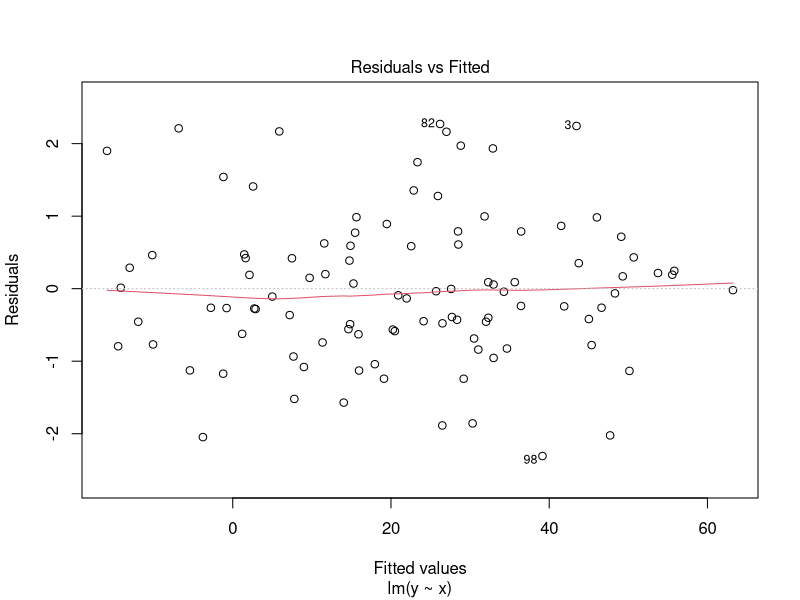
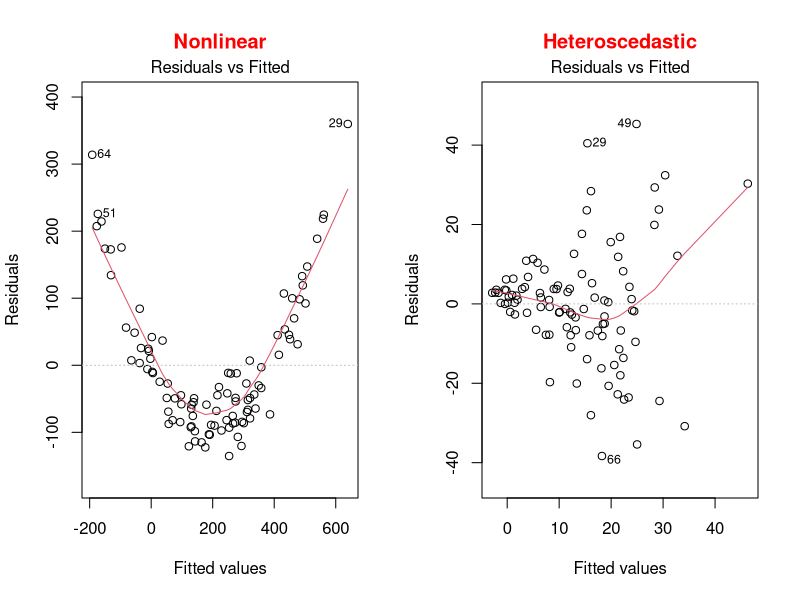
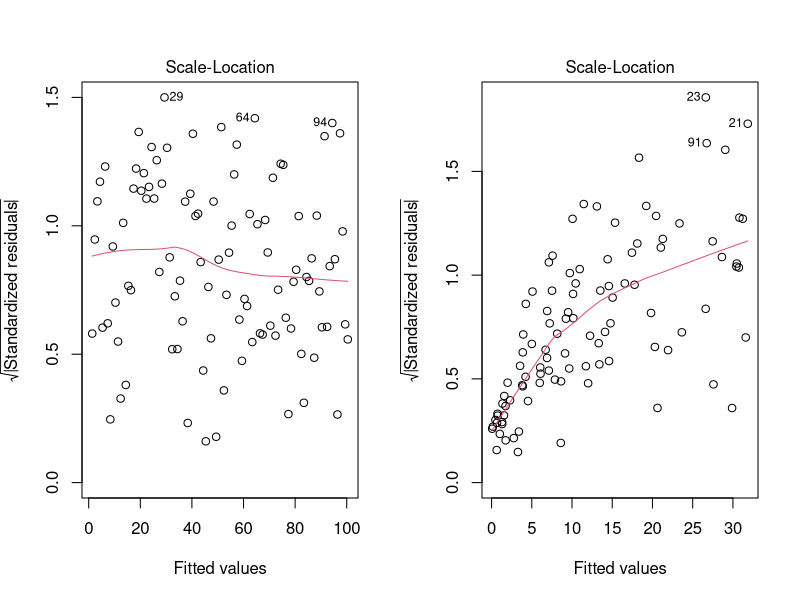
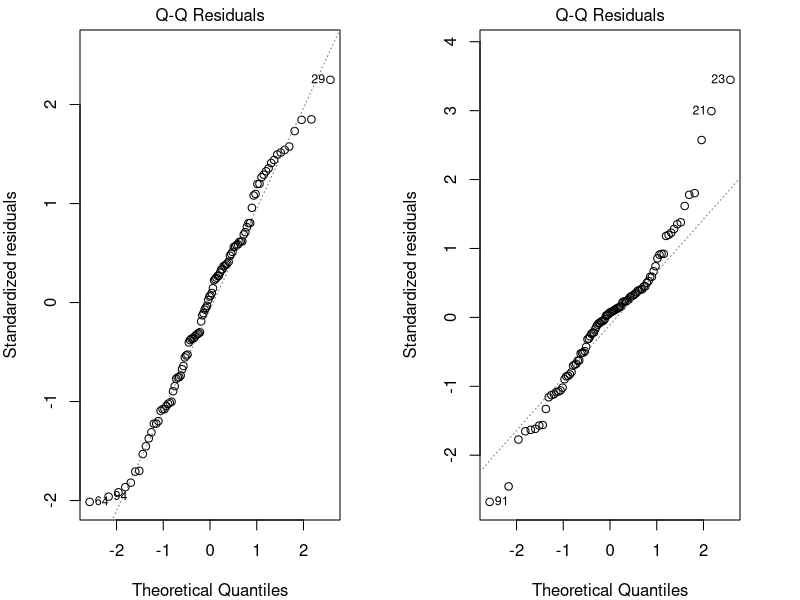
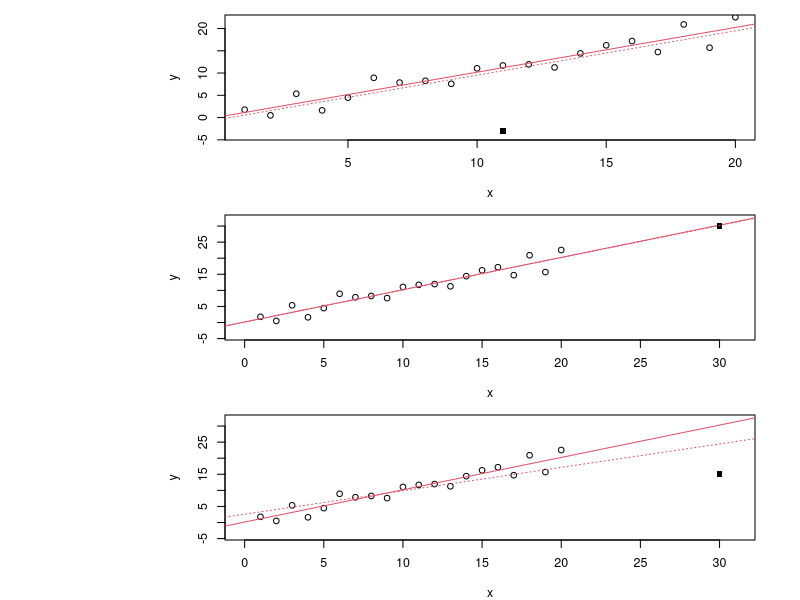
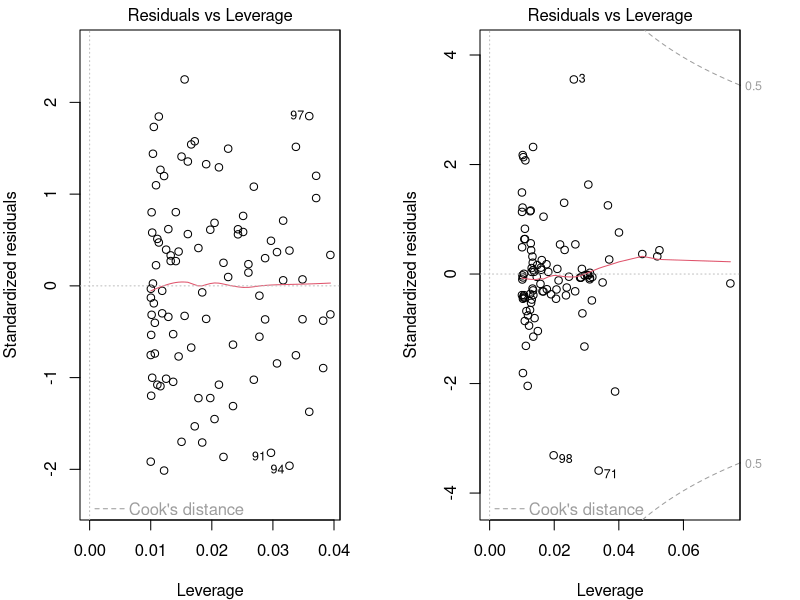
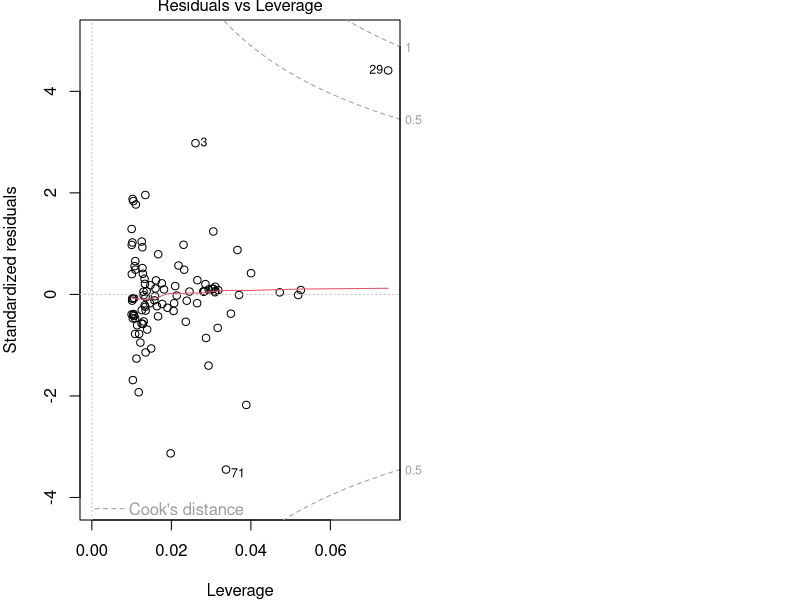
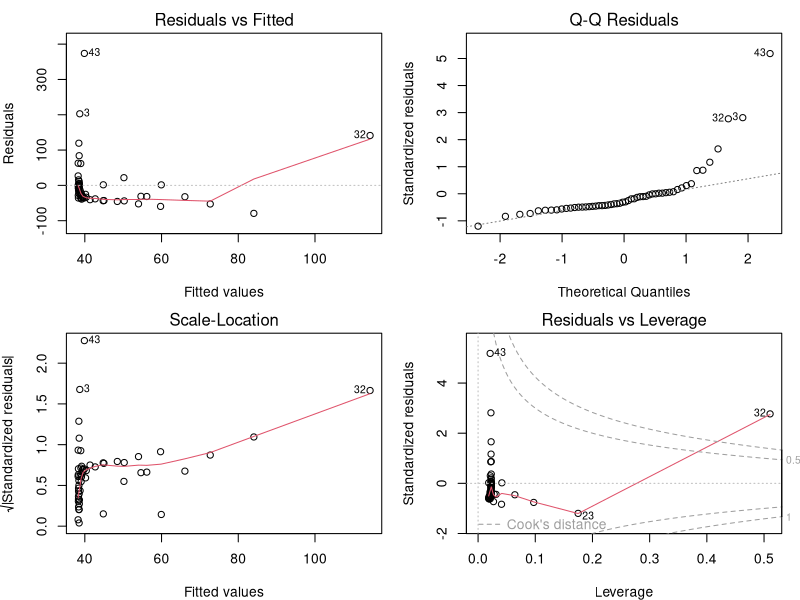

R code for these plots, in order: (Note: this script raises an error after producing the figures.)
## ---- chunk 1
knitr::opts_chunk$set(
  comment = "#",
  collapse = TRUE,
  #cache = TRUE,
  warning = FALSE,
  message = FALSE,
  fig.width=6, fig.height=6,
  fig.align = 'center'
)
## ---- chunk 2
options(repos=structure(c(CRAN="http://cran.r-project.org")))
## ---- chunk 3
if (!require(dplyr)) install.packages("dplyr")
library(dplyr)

if (!require(kableExtra)) install.packages("kableExtra")
library(kableExtra)

if (!require(vegan)) install.packages("vegan")
library(vegan)

if (!require(e1071)) install.packages("e1071")
library(e1071)

if (!require(MASS)) install.packages("MASS")
library(MASS)

if (!require(car)) install.packages("car")
library(car)
## ---- chunk 4
bird <- read.csv("data/birdsdiet.csv")
## ---- chunk 5
str(bird)
## ---- chunk 6
str(bird)
## ---- chunk 7
lm1 <- lm(MaxAbund ~ Mass, data = bird)
## ---- chunk 8
  set.seed(1234564)
  x <- rnorm(100,10,10)
  y <- 2*x+0 + rnorm(100)
  lm <- lm(y~x)
  plot(lm, which = 1)
## ---- chunk 9
par(mfrow=c(1,2))
set.seed(1234564)
x = rnorm(100,10,10)
y = (x)^2 + rnorm(length(x),0,30)
lm=lm(y~scale(x))
plot(lm,which = 1, main = "Nonlinear", col.main="red")

x = abs(rnorm(100,10,10))
y = (x) + rnorm(length(x), 0, x)
lm=lm(y~scale(x))
plot(lm,which = 1, main = "Heteroscedastic", col.main="red")
## ---- chunk 10
par(mfrow=c(1,2))
set.seed(1234564)
x <- 1:100
y <- x + rnorm(100,sd=5)
lm=lm(y~x)
plot(lm,which = 3)

set.seed(2)
x = abs(rnorm(100,10,10))
y = (x) + rnorm(length(x), 0, x)
lm=lm(y~scale(x))
plot(lm,which = 3)
## ---- chunk 11
par(mfrow=c(1,2), mar = c(4, 4, 1.5, 3))
set.seed(1234564)
x <- 1:100
y <- x + rnorm(100,sd=5)
lm=lm(y~x)
plot(lm, which = 2)

set.seed(2)
x = abs(rnorm(100,10,10))
y = (x) + rnorm(length(x), 0, x)
lm=lm(y~scale(x))
plot(lm, which = 2)
## ---- chunk 12
par(mfrow=c(3, 1), mar = c(4, 15, 1, 3), cex = 0.75)
set.seed(1234564)
x <- 1:20
y <- rnorm(x, x, 2)
lm0 <- lm(y ~ x)
# plot 1
plot(x, y, ylim = c(-4, 22)); abline(lm0, col = 2); points(11, -3, pch = 15)
# add 20, 10 point to the new lm
xx <- c(x, 11); yy <- c(y, -3)
abline(lm(yy ~ xx), col = 2, lty = 3)
text(-18, 10, srt=0, adj = 0, labels = '* No leverage \n* Low influence', xpd = TRUE, cex = 1.5)
# plot 2
plot(x, y, ylim = c(-4, 32), xlim = c(0, 31)); abline(lm0, col = 2); points(30, 30, pch = 15)
# add 20, 10 point to the new lm
xx <- c(x, 30); yy <- c(y, 30)
abline(lm(yy ~ xx), col = 2, lty = 3)
text(-31, 15, srt=0, adj = 0, labels = '* High leverage \n* No influence', xpd = TRUE, cex = 1.5)

# plot 3
plot(x, y, ylim = c(-4, 32), xlim = c(0, 31)); abline(lm0, col = 2); points(30, 15, pch = 15)
# add 20, 10 point to the new lm
xx <- c(x, 30); yy <- c(y, 15)
abline(lm(yy ~ xx), col = 2, lty = 3)
text(-31, 15, srt=0, adj = 0, labels = '* High leverage \n* High influence', xpd = TRUE, cex = 1.5)
## ---- chunk 13
par(mfrow=c(1,2), mar = c(4, 4, 1.5, 3))
set.seed(1234564)
x <- 1:100
y <- x + rnorm(100,sd=5)
lm=lm(y~x)
plot(lm, which = 5)

set.seed(1234564)
x = abs(rnorm(100,10,10))
y = (x) + rnorm(length(x), 0, x)
lm=lm(y~scale(x))
plot(lm, which = 5)
## ---- chunk 14
par(mar = c(4, 4, 1, 0))
set.seed(1234564)
x = abs(rnorm(100,10,10))
y = (x) + rnorm(length(x), 0, x)
y[29] <- 100
lm=lm(y~scale(x))
plot(lm, which = 5)
## ---- chunk 15
par(mfrow=c(2,2), mar = c(4,4,2,1.1), oma =c(0,0,0,0))
plot(lm1)
## ---- chunk 16
par(mfrow=c(1,3), mar = c(4,4,3,1), cex = 0.8)
plot(bird$MaxAbund ~ bird$Mass)
abline(lm1) # adds the best-fit line
hist(bird$MaxAbund) # hist() produces a histogram of the variable
hist(bird$Mass)
## ---- chunk 17
shapiro.test(bird$MaxAbund)
shapiro.test(bird$Mass)
## ---- chunk 18
skewness(bird$MaxAbund)
skewness(bird$Mass)
## ---- chunk 19
bird$logMaxAbund <- log10(bird$MaxAbund)
bird$logMass <- log10(bird$Mass)
## ---- chunk 20
lm2 <- lm(logMaxAbund ~ logMass, data = bird)
## ---- chunk 21
par(mfrow=c(2,2), mar=c(3,4,1.15,1.2))
plot(lm2)
## ---- chunk 22
par(mfrow=c(1,3), mar=c(4,4,1.15,1.2))
plot(logMaxAbund ~ logMass, data=bird)
abline(lm2)
hist(log10(bird$MaxAbund))
hist(log10(bird$Mass))
## ---- chunk 23
summary(lm2)
## ---- chunk 24
lm2$coef
summary(lm2)$coefficients
summary(lm2)$r.squared
## ---- chunk 25
summary(lm2)
## ---- chunk 26
lm3 <- lm(logMaxAbund~logMass, data=bird, subset=!bird$Aquatic)
# removes aquatic birds (= TRUE)
# or equivalently
lm3 <- lm(logMaxAbund~logMass, data=bird, subset=bird$Aquatic == 0)
## ---- chunk 27
par(mfrow=c(1,2), mar = c(4, 4, 3, 1))
plot(logMaxAbund~logMass, data=bird, main = 'All birds')
abline(lm2, col = 'red')
plot(logMaxAbund~logMass, data=bird, subset=!bird$Aquatic, main = 'Terrestrial birds')
abline(lm3, col = 'red')
## ---- chunk 28
# Run the model
lm4 <- lm(logMaxAbund ~ logMass, data=bird, subset=bird$Passerine == 1)
summary(lm4)
## ---- chunk 29
# diagnostic plots
par(mfrow=c(2,2), mar = c(4,4,2,1.1), oma =c(0,0,0,0))
plot(lm4)
## ---- chunk 30
# Recall: we want adj.r.squared
summary(lm2)$adj.r.squared
summary(lm3)$adj.r.squared
summary(lm4)$adj.r.squared
## ---- chunk 31
boxplot(logMass ~ Aquatic,
        data = bird, names = c("Non-Aquatic", "Aquatic"))
## ---- chunk 32
var.test(logMass ~ Aquatic, data = bird)
## ---- chunk 33
ttest1 <- t.test(logMass ~ Aquatic, var.equal = TRUE, data = bird)

# Or use lm()
ttest.lm1 <- lm(logMass ~ Aquatic, data=bird)
## ---- chunk 34
ttest1$statistic^2
anova(ttest.lm1)$F
# answer: F=60.3845 in both cases
## ---- chunk 35
ttest1
## ---- chunk 36
# Unilateral t-test
uni.ttest1 <- t.test(logMass ~ Aquatic,
                     var.equal = TRUE,
                     data = bird,
                     alternative = "less")
## ---- chunk 37
uni.ttest1
## ---- chunk 38
str(bird)
## ---- chunk 39
par(mar = c(4, 4, 0.5, 1))
boxplot(logMaxAbund ~ Diet,
        data = bird, ylab = expression("log"[10]*"(Maximum Abundance)"), xlab = 'Diet')
## ---- chunk 40
par(mar=c(4,4,.1,1))
med <- sort(tapply(bird$logMaxAbund, bird$Diet, median))
boxplot(logMaxAbund ~ factor(Diet, levels = names(med)), data = bird,
        ylab = expression("log"[10]*"(Maximum Abundance)"), xlab = 'Diet')
## ---- chunk 41
par(mar=c(4,4,.4,1))
plot.design(logMaxAbund ~ Diet, data=bird, ylab = expression("log"[10]*"(Maximum Abundance)"))
## ---- chunk 42
anov1 <- lm(logMaxAbund ~ Diet,
            data = bird)
## ---- chunk 43
aov1 <- aov(logMaxAbund ~ Diet,
            data = bird)
## ---- chunk 44
anova(anov1)
## ---- chunk 45
summary(aov1)
## ---- chunk 46
bartlett.test(logMaxAbund ~ Diet,
              data = bird)
## ---- chunk 47
shapiro.test(resid(anov1))
## ---- chunk 48
summary(anov1)
## ---- chunk 49
summary.lm(aov1)
## ---- chunk 50
TukeyHSD(aov(anov1), ordered = TRUE)
## ---- chunk 51
par(mar=c(3,3,0.5,0.5))
sd <- tapply(bird$logMaxAbund, list(bird$Diet), sd)
means <- tapply(bird$logMaxAbund, list(bird$Diet), mean)
n <- length(bird$logMaxAbund)
se <- 1.96*sd/sqrt(n)
bp <- barplot(means, ylim = c(0, max(bird$logMaxAbund) - 0.5))
epsilon = 0.1
segments(bp, means - se, bp, means + se, lwd=2) # vertical bars
segments(bp - epsilon, means - se, bp + epsilon, means - se, lwd = 2) # horizontal bars
segments(bp - epsilon, means + se, bp + epsilon, means + se, lwd = 2) # horizontal bars
## ---- chunk 52
anov2 <- lm(logMaxAbund ~ Diet*Aquatic, data = bird)
summary(anov2)
## ---- chunk 53
anov2 <- lm(logMaxAbund ~ Diet*Aquatic, data = bird)
anova(anov2)
## ---- chunk 54
## functions
f1 <- function(x, a, b) {
  return(x*a+b)
}
# conf for plot
col = rgb(118, 143, 175, maxColorValue = 255)
x <- 1:20
par(mfrow = c(1, 3), mar = c(1, 1, 6.5, 4))

# plot 1
plot(x, f1(x, a=1.1,b=2), ylim = c(0, 60), type = 'l', lwd = 2.5, xaxt = "n", yaxt = "n", xlab = "", ylab = "", bty='l', col = col)
lines(f1(x, a=1.1,b=17), lwd = 2.5, col = col)
lines(f1(x, a=0.6,b=22), lwd = 2.5, col = col)
lines(f1(x, a=1.1,b=40), lwd = 2.5, col = col)
mtext('One level of the factor\n has a different slope', side = 3, line = 2, cex = 1.5)
# plot 2
plot(x, f1(x, a=.5,b=2), ylim = c(0, 60), type = 'l', lwd = 2.5, xaxt = "n", yaxt = "n", xlab = "", ylab = "", bty='l', col = col)
lines(f1(x, a=1.1,b=17), lwd = 2.5, col = col)
lines(f1(x, a=1.1,b=22), lwd = 2.5, col = col)
lines(f1(x, a=0.01,b=40), lwd = 2.5, col = col)
mtext('Many levels have\n different slopes', side = 3, line = 2, cex = 1.5)
# plot 3
plot(x, f1(x, a=1.1,b=2), ylim = c(0, 60), type = 'l', lwd = 2.5, xaxt = "n", yaxt = "n", xlab = "", ylab = "", bty='l', col = col)
lines(f1(x, a=1.1,b=17), lwd = 2.5, col = col)
lines(f1(x, a=1.1,b=22), lwd = 2.5, col = col)
lines(f1(x, a=1.1,b=40), lwd = 2.5, col = col)
mtext('No interaction', side = 3, line = 2, cex = 1.5)
## ---- chunk 55
# plot to simulate effects::effect() plot
a = 40; b =20; sd = 8
par(mar=c(4,4,.5,1))
plot(c(a, b), ylim = c(10, 50), xlim = c(0.9, 2.1), xlab = 'factor Z', ylab = 'Y', xaxt = 'n')
lines(c(a, b), col = 4, pch = 1.5)
segments(c(1, 2), c(a-sd, b-sd), c(1,2), c(a+sd, b+sd), lwd = 1.5, col = 'orange')
segments(c(1, 2) - .04, c(a, b) + sd, c(1, 2) + .04, c(a, b) + sd, lwd = 1.5, col = 'orange')
segments(c(1, 2) - .04, c(a, b) - sd, c(1, 2) + .04, c(a, b) - sd, lwd = 1.5, col = 'orange')
points(c(1, 2), c(a, b), pch = 16, col = 4)
axis(1, at = c(1, 2), labels = FALSE) # add ticks
mtext(c('Level 1', 'Level 2'), 1, at = 1:2, line = 0.5) # add labels to ticks
## ---- chunk 56
str(bird)
## ---- chunk 57
ancov1 <- lm(logMaxAbund ~ logMass*Diet,
             data = bird)
anova(ancov1)
## ---- chunk 58
ancov2 <- lm(logMaxAbund ~ logMass + Diet,
             data = bird)
anova(ancov2)
## ---- chunk 59
Dickcissel = read.csv("data/dickcissel.csv")
str(Dickcissel)
## ---- chunk 60
# select variables
var <- c('clTma', 'NDVI', 'grass', 'abund')
plot(Dickcissel[, var])
## ---- chunk 61
lm.mult <- lm(abund ~ clTma + NDVI + grass, data = Dickcissel)
summary(lm.mult)
## ---- chunk 62
par(mfrow = c(2, 2))
par(mfrow=c(2,2), mar = c(3.9,4,1.2,1.1), oma =c(0,0,0,0))
plot(lm.mult)
## ---- chunk 63
summary(lm.mult)
## ---- chunk 64
par(mfrow=c(1,3), mar=c(4, 4, 0.5, 0.5), cex = 1)
plot(abund ~ clTma, data = Dickcissel)
plot(abund ~ NDVI,  data = Dickcissel)
plot(abund ~ grass, data = Dickcissel)
## ---- chunk 65
lm.full <- lm(abund ~ . - Present,
              data = Dickcissel)
lm.step <- step(lm.full)
## ---- chunk 66
summary(lm.full)
## ---- chunk 67
summary(lm.step)
## ---- chunk 68
tapply(bird$logMaxAbund, bird$Diet, mean)
coef(anov1)
coef(anov1)[1] + coef(anov1)[2] # InsectVert
coef(anov1)[1] + coef(anov1)[3] # Plant
## ---- chunk 69
sum(contrasts(bird$Diet)[,1])
sum(contrasts(bird$Diet)[,1]*contrasts(bird$Diet)[,2])
## ---- chunk 70
options(contrasts=c("contr.helmert", "contr.poly"))
sum(contrasts(bird$Diet)[,1])
sum(contrasts(bird$Diet)[,1]*contrasts(bird$Diet)[,2])
## ---- chunk 71
anov3 <- lm(logMaxAbund ~ Diet, data = bird)
summary(anov3)
## ---- chunk 72
table(bird$Aquatic)
## ---- chunk 73
unb.anov1 <- lm(logMaxAbund ~ Aquatic + Diet, data = bird)
unb.anov2 <- lm(logMaxAbund ~ Diet + Aquatic, data = bird)
## ---- chunk 74
anova(unb.anov1)
## ---- chunk 75
anova(unb.anov2)
## ---- chunk 76
car::Anova(unb.anov1, type = "III")
## ---- chunk 77
car::Anova(unb.anov2, type = "III")
## ---- chunk 78

poly.reg=data.frame(Degree = 0:5,
                    Name = c("Constant","Linear","Quadratic",
                             "Cubic","Quartic","Quintic"),
                    Example = c("\\(3\\)",
                                "\\(x+9\\)",
                                "\\(x^2-x+4\\)",
                                "\\(x^3-x^2+5\\)",
                                "\\(6x^4-x^3+x-2\\)",
                                "\\(x^5-3x^3+x^2+8\\)"))
knitr::kable(poly.reg, format = "html", escape=FALSE)
## ---- chunk 79
lm.linear <- lm(abund ~ clDD, data = Dickcissel)
lm.quad   <- lm(abund ~ clDD + I(clDD^2), data = Dickcissel)
lm.cubic  <- lm(abund ~ clDD + I(clDD^2) + I(clDD^3), data = Dickcissel)
summ_lm.linear <- capture.output(summary(lm.linear))[c(9:12, 17, 18)]
summ_lm.quad <- capture.output(summary(lm.quad))[c(9:13, 18, 19)]
summ_lm.cubic <- capture.output(summary(lm.cubic))[c(9:14, 17, 18)]
## ---- chunk 80
print(summ_lm.linear)
## ---- chunk 81
print(summ_lm.quad)
## ---- chunk 82
print(summ_lm.cubic)
## ---- chunk 83
mod <- lm(clDD ~ clFD + clTmi + clTma + clP + grass, data = Dickcissel)
car::vif(mod)
## ---- chunk 84
library(vegan)
part.lm = varpart(Dickcissel$abund, Dickcissel[ ,c("clDD","clFD","clTmi","clTma","clP")],
                  Dickcissel[ ,c("broadleaf","conif","grass","crop", "urban","wetland")])
part.lm
## ---- chunk 85
par(mar=rep(0.5,4))
showvarparts(2)
## ---- chunk 86
par(mar=rep(0.5,4))
plot(part.lm,
     digits = 2,
     bg = rgb(48,225,210,80,
              maxColorValue=225),
     col = "turquoise4")
## ---- chunk 87
out.1 = rda(Dickcissel$abund,
            Dickcissel[ ,c("clDD", "clFD","clTmi","clTma","clP")],
            Dickcissel[ ,c("broadleaf","conif","grass","crop", "urban","wetland")])
out.2 = rda(Dickcissel$abund,
            Dickcissel[ ,c("broadleaf","conif","grass","crop", "urban", "wetland")],
            Dickcissel[ ,c("clDD","clFD","clTmi", "clTma","clP")])
## ---- chunk 88
# Climate set
anova(out.1, step = 1000, perm.max = 1000)
## ---- chunk 89
# Land cover set
anova(out.2, step = 1000, perm.max = 1000)
